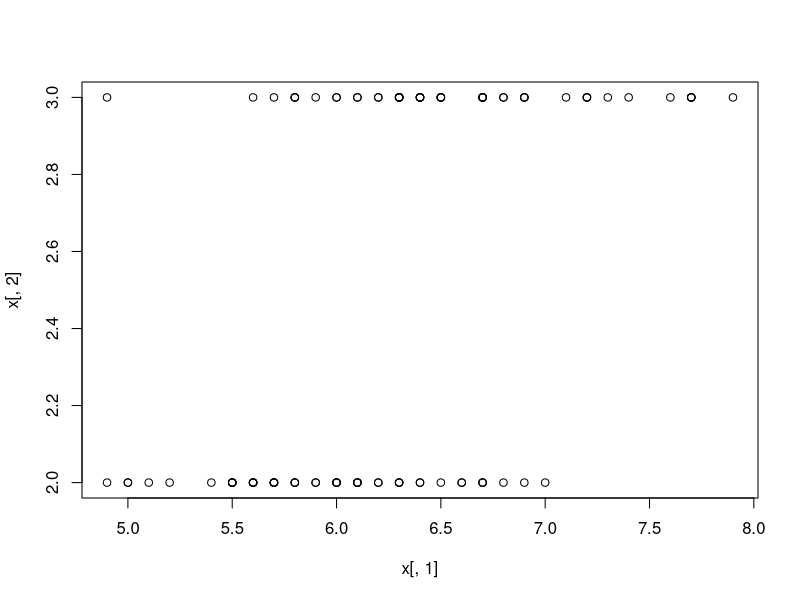

This figure's R source: (Note: this script raises an error after producing the figure.)
## ---- chunk 1
x <- iris[which(iris[,5] != "setosa"), c(1,5)]
summary(x)
## ---- chunk 2
plot(x[,1],x[,2]) #plot of Species vs. sepal lengths
## ---- chunk 3
library(doParallel)
## ---- chunk 4
trials <- 10000
stime <- system.time({
    r <- foreach(icount(trials), .combine=cbind) %do% {
        ind <- sample(100,100, replace=TRUE)
        result1 <- glm(x[ind,2]~x[ind,1], family=binomial(logit))
        coefficients(result1)
    }
})[3]
stime
## ---- chunk 5
cl <- makeCluster(2)
registerDoParallel(cl)
ptime <- system.time({
    r <- foreach(icount(trials), .combine=cbind) %dopar% {
        ind <- sample(100,100, replace=TRUE)
        result1 <- glm(x[ind,2]~x[ind,1], family=binomial(logit))
        coefficients(result1)
    }
})[3]
ptime
stopCluster(cl)
## ---- chunk 6
library(tidyverse)

timing <- read.csv('timings.csv', header=TRUE, sep=",")

ggplot(data = timing, mapping = aes(x = Nr.cores, y = Time)) +
  geom_point() + geom_line() + labs(x="Nr. cores", y="Time (sec)")
## ---- chunk 7
stime <- system.time(
        foreach(i=1:1e4) %do% sqrt(i) )
stime 

cl <- makeCluster(2)
registerDoParallel(cl)
ptime <- system.time( 
        foreach(i=1:1e4) %dopar% sqrt(i) )
ptime 
stopCluster(cl)
